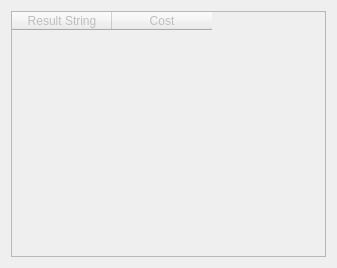
<ui version="4.0" >
 <class>DialogSSEHelixCorrespondenceViewer</class>
 <widget class="QWidget" name="DialogSSEHelixCorrespondenceViewer" >
  <property name="geometry" >
   <rect>
    <x>0</x>
    <y>0</y>
    <width>337</width>
    <height>268</height>
   </rect>
  </property>
  <property name="windowTitle" >
   <string>Helix Correspondence Viewer</string>
  </property>
  <layout class="QGridLayout" >
   <item row="0" column="0" >
    <widget class="QTableWidget" name="tableWidgetResults" >
     <property name="enabled" >
      <bool>false</bool>
     </property>
     <property name="rowCount" >
      <number>0</number>
     </property>
     <property name="columnCount" >
      <number>2</number>
     </property>
     <column>
      <property name="text" >
       <string>Result String</string>
      </property>
     </column>
     <column>
      <property name="text" >
       <string>Cost</string>
      </property>
     </column>
    </widget>
   </item>
  </layout>
 </widget>
 <resources/>
 <connections/>
</ui>
